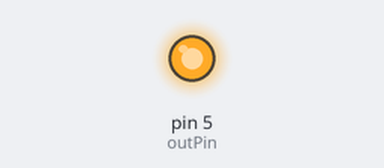
Bench run of a sketch on a simulated Arduino Uno, built with avr-gcc and run on an emulated ATmega328P. Parts: output pins drawn as LEDs (lit = HIGH).

Above: at 0.1 s.
Timing chart, 0 to 1.6 s (numbered marks = the images above):
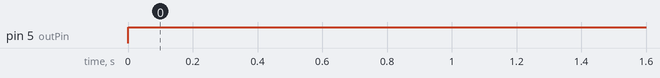

The sketch:

simple_controls.ino
```cpp
const int outPin =  5;

void setup() {
  pinMode(outPin, OUTPUT);
}

void loop() {
  digitalWrite(outPin, HIGH);
}
```

Measured:
- by itself, pin 5 (outPin): LOW → HIGH at 0.00 s
